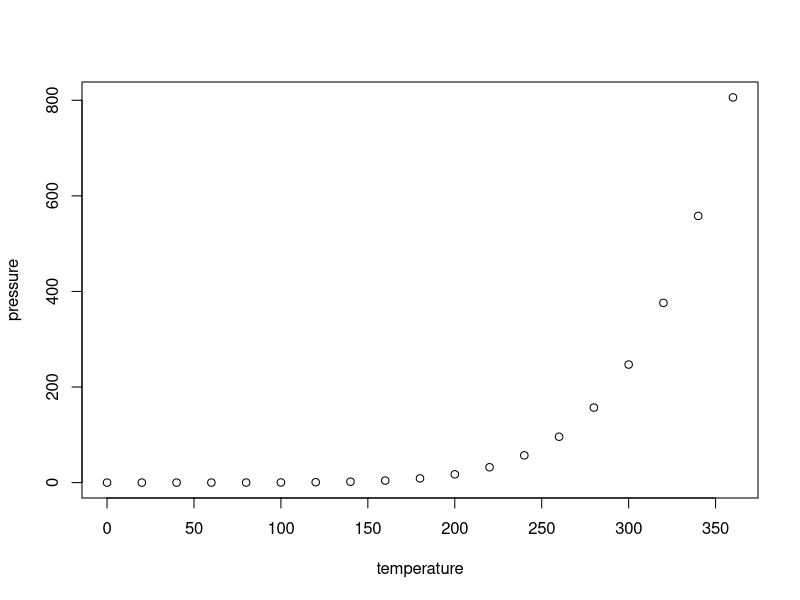
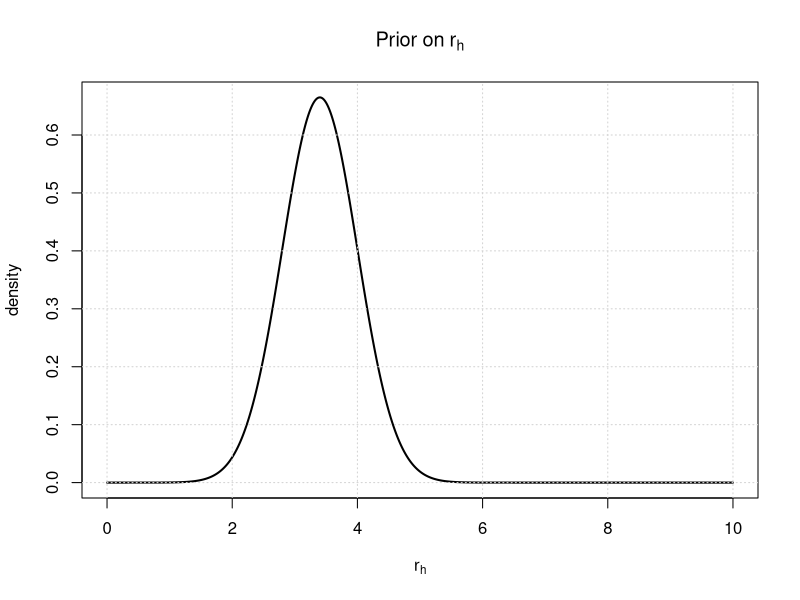

The R script that drew these images, in order:
## ---- chunk 1
knitr::opts_chunk$set(echo = TRUE)
## ---- chunk 2
summary(cars)
## ---- chunk 3
plot(pressure)
## ---- chunk 4
library(truncnorm)
truncnorm.prior <- function(pars, ppars){
  
  # pars must be given in the correct order as shown below
  dtruncnorm(x = pars, a = ppars[1], b = ppars[2], mean = ppars[3], sd = ppars[4])
  
}


## ---- chunk 5
#### prior on M
rvals = seq(0,10, length.out = 1e3)

rhpars = c(0, 30, 3.4, 0.6)

plot( rvals, y = truncnorm.prior(pars = rvals, ppars = rhpars), type="l", main=expression(Prior~on~r[h]), lwd=2,  xlab=expression(r[h]), ylab="density")
grid()
